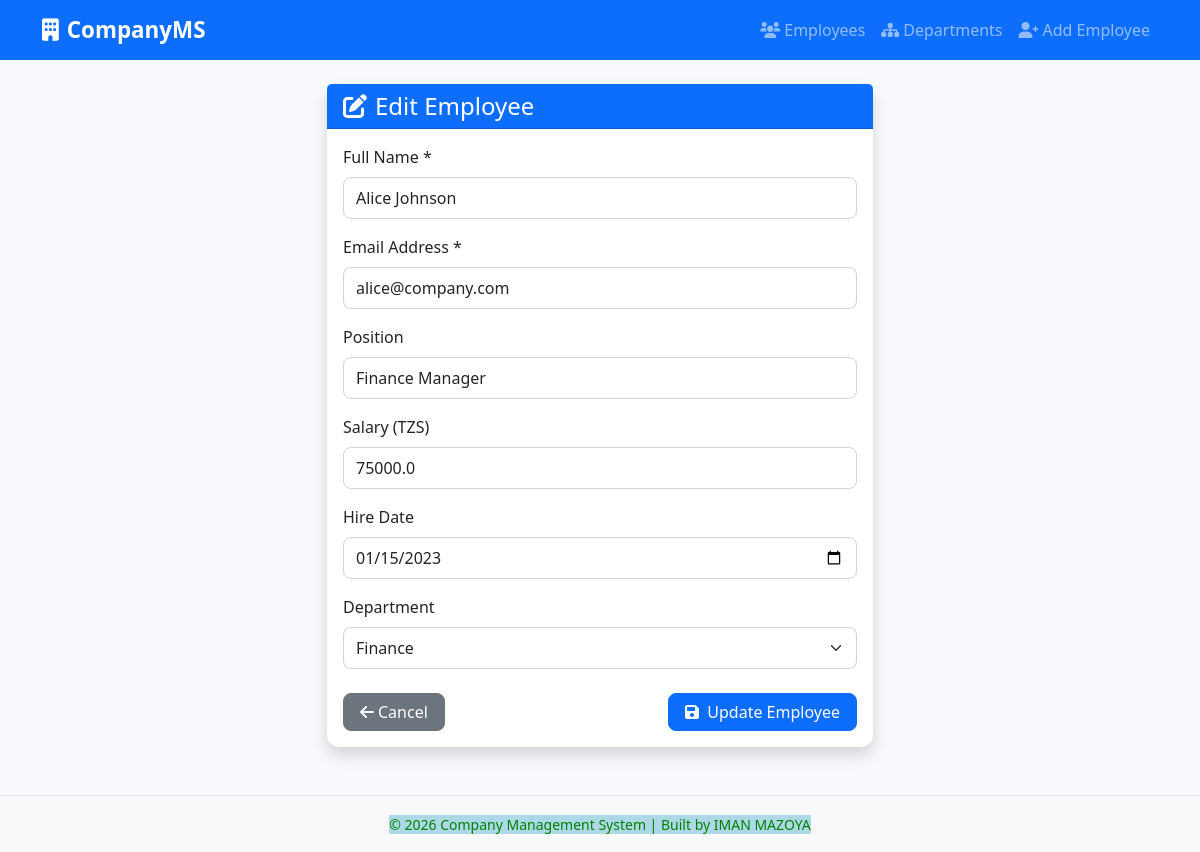
Screenshot of /employee/edit/1 with the database file from the repository.
### tables this page shows
CREATE TABLE employee (
            id INTEGER PRIMARY KEY AUTOINCREMENT,
            name TEXT NOT NULL,
            email TEXT NOT NULL UNIQUE,
            position TEXT,
            salary REAL,
            hire_date TEXT,
            department_id INTEGER,
            FOREIGN KEY (department_id) REFERENCES department (id) ON DELETE SET NULL
        );

CREATE TABLE department (
            id INTEGER PRIMARY KEY AUTOINCREMENT,
            name TEXT NOT NULL UNIQUE
        );

### app.py (the view, shortened to what this page needs)
@app.route('/employee/edit/<int:id>', methods=['GET', 'POST'])
def edit_employee(id):
    db = get_db()
    cursor = db.cursor()
    cursor.execute('SELECT * FROM employee WHERE id = ?', (id,))
    employee = cursor.fetchone()
    if not employee:
        flash('Employee not found!', 'error')
        return redirect(url_for('index'))
    cursor.execute('SELECT id, name FROM department ORDER BY name')
    departments = cursor.fetchall()
    return render_template('employee_form.html', departments=departments, employee=employee)

### app.py (called while the page is built)
def get_db():
    db = getattr(g, '_database', None)
    if db is None:
        db = g._database = sqlite3.connect(DATABASE)
        db.row_factory = sqlite3.Row  # Access columns by name
    return db

@app.teardown_appcontext
def close_connection(exception):
    db = getattr(g, '_database', None)
    if db is not None:
        db.close()

@app.before_request
def before_request():
    init_db()

### templates/employee_form.html (shortened to what this page needs)
{% extends "base.html" %}
{% block content %}
<div class="row justify-content-center">
    <div class="col-md-8 col-lg-6">
        <div class="card shadow">
            <div class="card-header bg-primary text-white">
                <h4 class="mb-0">
                    {% if employee %}
                        <i class="fas fa-edit me-2"></i>Edit Employee
                    {% else %}
                        <i class="fas fa-user-plus me-2"></i>Add New Employee
                    {% endif %}
                </h4>
            </div>
            <div class="card-body">
                <form method="POST">
                    <div class="mb-3">
                        <label for="name" class="form-label">Full Name *</label>
                        <input type="text" class="form-control" id="name" name="name"
                               value="{{ employee.name if employee else '' }}" required>
                    </div>
                    <div class="mb-3">
                        <label for="email" class="form-label">Email Address *</label>
                        <input type="email" class="form-control" id="email" name="email"
                               value="{{ employee.email if employee else '' }}" required>
                    </div>
                    <div class="mb-3">
                        <label for="position" class="form-label">Position</label>
                        <input type="text" class="form-control" id="position" name="position"
                               value="{{ employee.position if employee else '' }}">
                    </div>
                    <div class="mb-3">
                        <label for="Salary" class="form-label">Salary (TZS)</label>
                        <input type="number" step="0.01" class="form-control" id="salary" name="salary"
                               value="{{ employee.salary if employee else '' }}">
                    </div>
                    <div class="mb-3">
                        <label for="hire_date" class="form-label">Hire Date</label>
                        <input type="date" class="form-control" id="hire_date" name="hire_date"
                               value="{{ employee.hire_date if employee else '' }}">
                    </div>
                    <div class="mb-4">
                        <label for="department_id" class="form-label">Department</label>
                        <select class="form-select" id="department_id" name="department_id">
                            {% for dept in departments %}
                                <option value="{{ dept.id }}"
                                    {% if employee and employee.department_id == dept.id %}selected{% endif %}>
                                    {{ dept.name }}
                                </option>
                            {% endfor %}
                        </select>
                    </div>
                    <div class="d-flex justify-content-between">
                        <a href="{{ url_for('index') }}" class="btn btn-secondary">
                            <i class="fas fa-arrow-left me-1"></i>Cancel
                        </a>
                        <button type="submit" class="btn btn-primary">
                            <i class="fas fa-save me-1"></i>
                            {% if employee %}Update{% else %}Create{% endif %} Employee
                        </button>
                    </div>
                </form>
            </div>
        </div>
    </div>
</div>
{% endblock %}

### static/style.css (style rules this page uses)
:root { --primary-color: #0d6efd; --secondary-color: #6c757d; --success-color: #198754; --danger-color: #dc3545; }
body { background-color: #f8f9fc; font-family: 'Segoe UI', Tahoma, Geneva, Verdana, sans-serif; }
.card { border: none; border-radius: 12px; transition: transform 0.2s, box-shadow 0.2s; }
.btn { border-radius: 8px; padding: 6px 16px; font-weight: 500; transition: all 0.2s; }
.btn-primary { background-color: var(--primary-color); border-color: var(--primary-color); }
.form-control, .form-select { border-radius: 8px; border: 1px solid #ced4da; padding: 8px 12px; }

### rows the page displays
employee: name "Alice Johnson", email "alice@company.com", position "Finance Manager", salary "75000.0", hire_date "01/15/2023", department_id "Finance"
